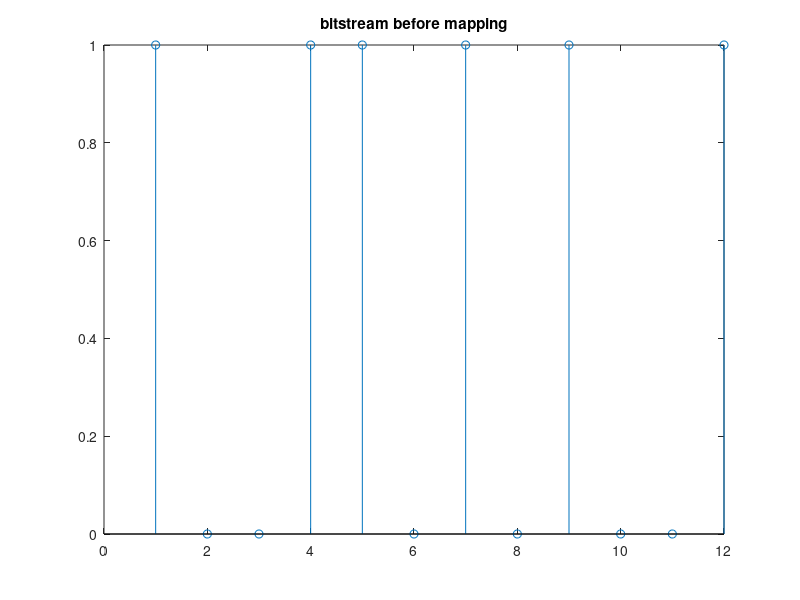

This chart was generated by the following MATLAB code: (Note: this script raises an error after producing the figure.)
clc
clear
close all

%% PAM

bits= [1 0 0 1 1 0 1 0 1 0 0 1]';

Nbps = 2;

figure
stem(bits)
title('bitstream before mapping')

mappedbits = mapping(bits,Nbps,'pam');

figure
scatter(mappedbits,zeros(length(mappedbits)))
title('constellation diagram PAM')

figure
stem(mappedbits)
title(['bitstream after PAM-' num2str(Nbps + 2) ' mapping'])

demappedbits = demapping(mappedbits,Nbps,'pam');

figure
stem(demappedbits)
title(['mapped bitstream after PAM-' num2str(Nbps + 2) ' demapping'])

error = norm(bits - demappedbits);

%% QAM
clc
clear
close all

bits= [1 0 0 1 1 0 1 0 1 0 0 1 1 1 0 1]';

Nbps = 2;

figure
stem(bits)
title('bitstream before mapping')

mappedbits = mapping(bits,Nbps,'qam');

figure
plot(mappedbits,'x')
title('constellation diagram QAM')

figure
stem(mappedbits)
title(['bitstream after QAM-' num2str(2^Nbps) ' mapping'])

demappedbits = demapping(mappedbits,Nbps,'qam');

figure
stem(demappedbits)
title(['mapped bitstream after QAM-' num2str(2^Nbps) ' demapping'])

error = norm(bits - demappedbits);



%% Rectangular window
clc
clear
close all

%tx
bits= [1 0 1 1 0 0 1 0]'
%QAM mod
mappedbits = mapping(bits,4,'qam');
%Upsample
x =  sampler(mappedbits,10,'up');
%Filter
window = rectwin(10);
idk = conv(mappedbits,window);

%rx
%Filter
idkrx = conv(idk,window);
%Downsample
x =  sampler(idkrx,10,'down');
%QAM demod
receivedbits = demapping(x,4,'qam')


%% Root raised cosine
% Tx %
clc
clear
close all

Tsymbol = 1e-6;  % symbol length
M = 5;

%bit stream
bits= randi([0 1], 1,8)'

%QAM-16 modulation
mappedbits = mapping(bits,4,'qam')

% Upsample function
tx =  sampler(mappedbits,M,'up');

% apply RRC 
ty = RRC(tx,Tsymbol)

%%% Channel %%%

% Apply AWGN
%y = awgn(x,20,'measured');  % SNR = 20dB idk wat measured voor staat
% zelf implementeren

% Rx %

% Apply RRC again
ry = RRC(ty,Tsymbol);

% Downsampling
rx =  sampler(ry,M,'down')';

% QAM-16 demodulation
receivedbits = demapping(rx,4,'qam')

%% sampler test

clear
clc

bits= [1 0 1 1 0 0 ];
x =  sampler(bits,3,'up');
y =  sampler(x,3,'down');

%% RC test

clear
clc
close all

Tsymbol = 1/(1.5e6);

test = zeros(1,101);
test(51) = 1;

RRC(test,Tsymbol)


% Vragen: wat is Tsymbol en Tsample nu en heo verhouden die zich to elkaar






